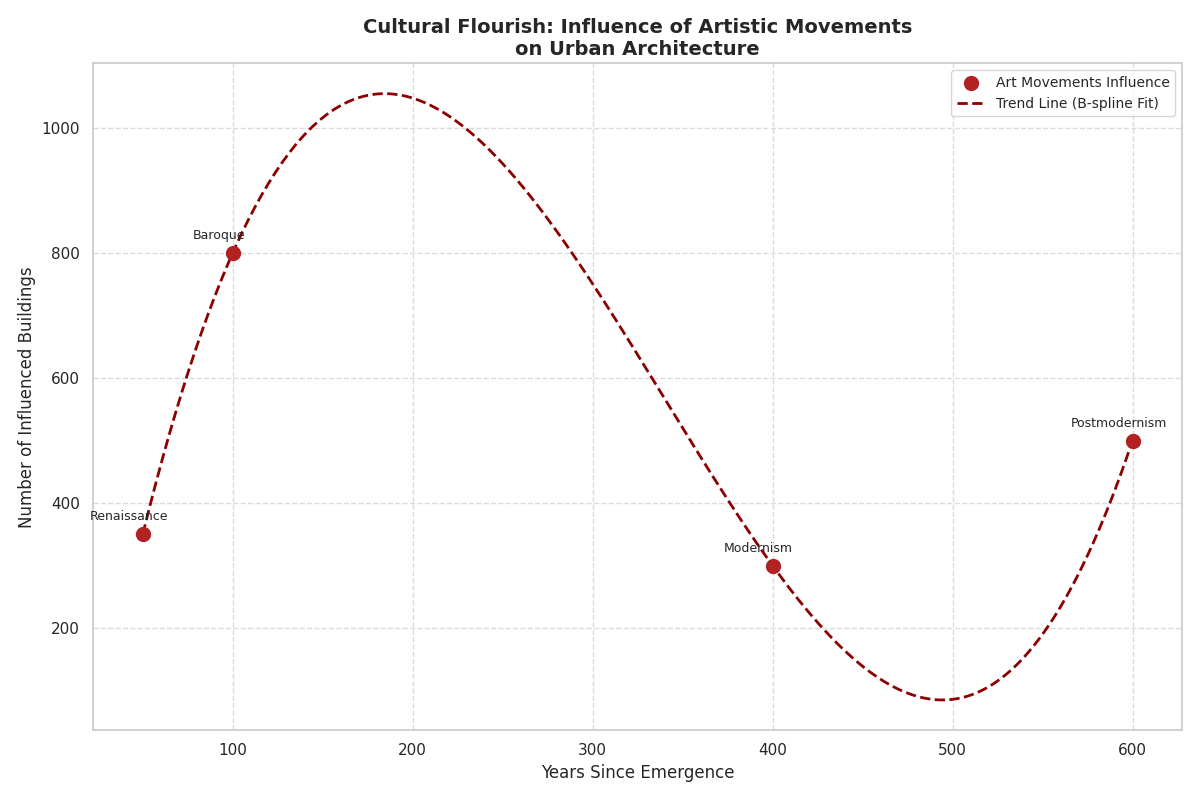

Here is the Python script that generated this plot:
import matplotlib.pyplot as plt
import numpy as np
from scipy.interpolate import make_interp_spline

# Define the art movements and corresponding data
art_movements = ['Renaissance', 'Baroque', 'Modernism', 'Postmodernism']
buildings = np.array([500, 300, 800, 350])
years_since_emergence = np.array([600, 400, 100, 50])

# Sort data by years_since_emergence
sorted_indices = np.argsort(years_since_emergence)
years_since_emergence_sorted = years_since_emergence[sorted_indices]
buildings_sorted = buildings[sorted_indices]

# Generate a smooth line fit using B-spline interpolation
x_smooth = np.linspace(years_since_emergence_sorted.min(), years_since_emergence_sorted.max(), 300)
spline = make_interp_spline(years_since_emergence_sorted, buildings_sorted, k=3)
y_smooth = spline(x_smooth)

# Plot the scatter chart with smooth line
plt.figure(figsize=(12, 8))
plt.scatter(years_since_emergence_sorted, buildings_sorted, color='firebrick', s=100, label='Art Movements Influence', zorder=3)
plt.plot(x_smooth, y_smooth, color='darkred', linewidth=2, linestyle='--', label='Trend Line (B-spline Fit)', zorder=2)

# Annotate the points
for i, movement in enumerate(art_movements):
    plt.annotate(movement, (years_since_emergence_sorted[i], buildings_sorted[i]), textcoords="offset points", xytext=(-10,10), ha='center', fontsize=9)

# Labels and title
plt.xlabel('Years Since Emergence', fontsize=12)
plt.ylabel('Number of Influenced Buildings', fontsize=12)
plt.title('Cultural Flourish: Influence of Artistic Movements\non Urban Architecture', fontsize=14, weight='bold')

# Add legend, grid, and layout adjustments
plt.legend(loc='upper right', fontsize=10)
plt.grid(True, linestyle='--', alpha=0.7)
plt.tight_layout()

# Display the plot
plt.show()
